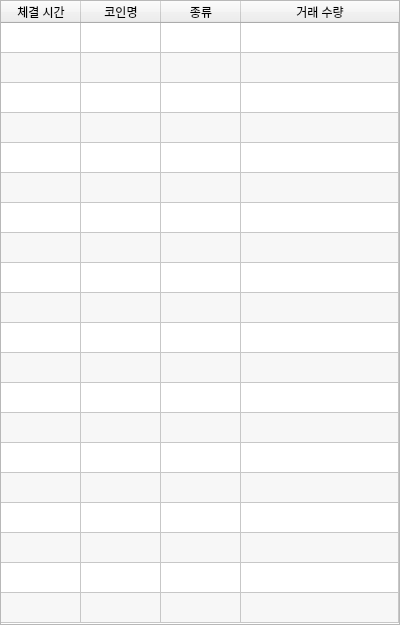
<?xml version="1.0" encoding="UTF-8"?>
<ui version="4.0">
 <class>Form</class>
 <widget class="QWidget" name="Form">
  <property name="geometry">
   <rect>
    <x>0</x>
    <y>0</y>
    <width>400</width>
    <height>625</height>
   </rect>
  </property>
  <property name="minimumSize">
   <size>
    <width>400</width>
    <height>0</height>
   </size>
  </property>
  <property name="windowTitle">
   <string>Form</string>
  </property>
  <layout class="QVBoxLayout" name="verticalLayout">
   <property name="spacing">
    <number>0</number>
   </property>
   <property name="leftMargin">
    <number>0</number>
   </property>
   <property name="topMargin">
    <number>0</number>
   </property>
   <property name="rightMargin">
    <number>0</number>
   </property>
   <property name="bottomMargin">
    <number>0</number>
   </property>
   <item>
    <widget class="QTableWidget" name="tableAsks">
     <property name="sizePolicy">
      <sizepolicy hsizetype="Minimum" vsizetype="Minimum">
       <horstretch>0</horstretch>
       <verstretch>0</verstretch>
      </sizepolicy>
     </property>
     <property name="verticalScrollBarPolicy">
      <enum>Qt::ScrollBarAlwaysOff</enum>
     </property>
     <property name="horizontalScrollBarPolicy">
      <enum>Qt::ScrollBarAlwaysOff</enum>
     </property>
     <property name="sizeAdjustPolicy">
      <enum>QAbstractScrollArea::AdjustToContents</enum>
     </property>
     <property name="editTriggers">
      <set>QAbstractItemView::NoEditTriggers</set>
     </property>
     <property name="tabKeyNavigation">
      <bool>false</bool>
     </property>
     <property name="showDropIndicator" stdset="0">
      <bool>false</bool>
     </property>
     <property name="dragDropOverwriteMode">
      <bool>false</bool>
     </property>
     <property name="alternatingRowColors">
      <bool>true</bool>
     </property>
     <property name="selectionMode">
      <enum>QAbstractItemView::ExtendedSelection</enum>
     </property>
     <property name="rowCount">
      <number>20</number>
     </property>
     <property name="columnCount">
      <number>4</number>
     </property>
     <attribute name="horizontalHeaderVisible">
      <bool>true</bool>
     </attribute>
     <attribute name="horizontalHeaderDefaultSectionSize">
      <number>80</number>
     </attribute>
     <attribute name="horizontalHeaderMinimumSectionSize">
      <number>34</number>
     </attribute>
     <attribute name="horizontalHeaderShowSortIndicator" stdset="0">
      <bool>false</bool>
     </attribute>
     <attribute name="horizontalHeaderStretchLastSection">
      <bool>true</bool>
     </attribute>
     <attribute name="verticalHeaderVisible">
      <bool>false</bool>
     </attribute>
     <attribute name="verticalHeaderHighlightSections">
      <bool>true</bool>
     </attribute>
     <row/>
     <row/>
     <row/>
     <row/>
     <row/>
     <row/>
     <row/>
     <row/>
     <row/>
     <row/>
     <row/>
     <row/>
     <row/>
     <row/>
     <row/>
     <row/>
     <row/>
     <row/>
     <row/>
     <row/>
     <column>
      <property name="text">
       <string>체결 시간</string>
      </property>
      <property name="textAlignment">
       <set>AlignCenter</set>
      </property>
     </column>
     <column>
      <property name="text">
       <string>코인명</string>
      </property>
      <property name="textAlignment">
       <set>AlignCenter</set>
      </property>
     </column>
     <column>
      <property name="text">
       <string>종류</string>
      </property>
      <property name="textAlignment">
       <set>AlignCenter</set>
      </property>
     </column>
     <column>
      <property name="text">
       <string>거래 수량</string>
      </property>
      <property name="textAlignment">
       <set>AlignCenter</set>
      </property>
     </column>
    </widget>
   </item>
  </layout>
 </widget>
 <resources/>
 <connections/>
</ui>
